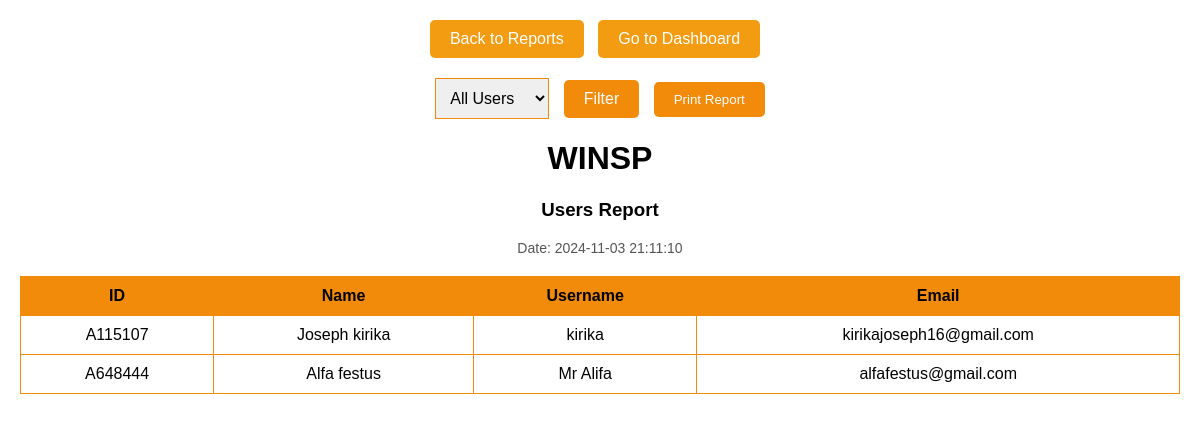
Screenshot of /PROJECTLIGHT/users_report.php with the database file from the repository.
### tables this page shows
CREATE TABLE `users` (
  `USER_ID` varchar(20) NOT NULL,
  `FULL_NAME` varchar(100) NOT NULL,
  `USER_NAME` varchar(50) NOT NULL,
  `EMAIL` varchar(100) NOT NULL,
  `CONTACT` varchar(15) NOT NULL,
  `PASSWORD` varchar(255) NOT NULL,
  `ROLE` enum('Admin','Employee') NOT NULL,
  `CREATED_AT` timestamp NOT NULL DEFAULT current_timestamp()
);

### PROJECTLIGHT/users_report.php (the view, shortened to what this page needs)
<?php
$servername = "localhost";
$dbname = "PROJECTLIGHT";
$dbusername = "root";
$dbpassword = "";
$conn = new mysqli($servername, $dbusername, $dbpassword, $dbname);
$userCategory = $_POST['user_category'] ?? 'All';
$query = ($userCategory === "All") ? "SELECT * FROM users" : "SELECT * FROM users WHERE role = '$userCategory'";
$result = mysqli_query($conn, $query);
?>
<!DOCTYPE html>
<html lang="en">
<head>
</head>
<body>
    <div class="nav-buttons">
        <button class="nav-button" onclick="window.location.href='report.php';">Back to Reports</button>
        <button class="nav-button" onclick="window.location.href='dashboard.php';">Go to Dashboard</button>
    </div>
    <div class="filter-container">
        <form method="post" action="users_report.php">
            <select name="user_category" class="select-category">
                <option value="All" <?php if ($userCategory === 'All') echo 'selected'; ?>>All Users</option>
            </select>
            <button type="submit" class="button">Filter</button>
            <button type="button" class="print-button" onclick="window.print();">Print Report</button>
        </form>
    </div>
    <?php if (mysqli_num_rows($result) > 0): ?>
        <div id="printableArea">
            <div class="report-header">
                <h1>WINSP</h1>
                <h3>Users Report</h3>
                <p class="report-date">Date: <?php echo date('Y-m-d H:i:s'); ?></p>
            </div>
            <table>
                <tr>
                    <th>ID</th>
                    <th>Name</th>
                    <th>Username</th>
                    <th>Email</th>
                </tr>
                <?php while ($row = mysqli_fetch_assoc($result)): ?>
                    <tr>
                        <td><?php echo $row['USER_ID']; ?></td>
                        <td><?php echo $row['FULL_NAME']; ?></td>
                        <td><?php echo $row['USER_NAME']; ?></td>
                        <td><?php echo $row['EMAIL']; ?></td>
                    </tr>
                <?php endwhile; ?>
            </table>
        </div>
    <?php else: ?>
        <p>No users found.</p>
    <?php endif; ?>
</body>
</html>

### PROJECTLIGHT/users_report.php (style rules this page uses)
body { font-family: Arial, sans-serif; margin: 20px; }
h3 { text-align: center; }
table { width: 100%; border-collapse: collapse; margin-top: 20px; }
th, td { border: 1px solid #f28a0a; padding: 10px; text-align: center; }
th { background-color: #f28a0a; }
.filter-container { display: flex; justify-content: center; margin-bottom: 20px; }
.select-category { padding: 10px; margin-right: 10px; font-size: 16px; border: 1px solid #f28a0a; }
.button { padding: 10px 20px; font-size: 16px; cursor: pointer; background-color: #f28a0a; color: white; border: none; border-radius: 5px; margin-right: 10px; }
.print-button { background-color: #f28a0a; color: white; padding: 10px 20px; border: none; border-radius: 5px; }
.nav-buttons { text-align: center; margin-bottom: 20px; }
.nav-button { padding: 10px 20px; font-size: 16px; cursor: pointer; background-color: #f39c12; color: white; border: none; border-radius: 5px; margin-right: 10px; }
.report-header { text-align: center; margin-top: 20px; }
.report-date { text-align: center; font-size: 14px; color: #555; }

### rows the page displays
users: USER_ID "A115107", FULL_NAME "Joseph kirika", USER_NAME "kirika", EMAIL "kirikajoseph16@gmail.com"
users: USER_ID "A648444", FULL_NAME "Alfa festus", USER_NAME "Mr Alifa", EMAIL "alfafestus@gmail.com"
